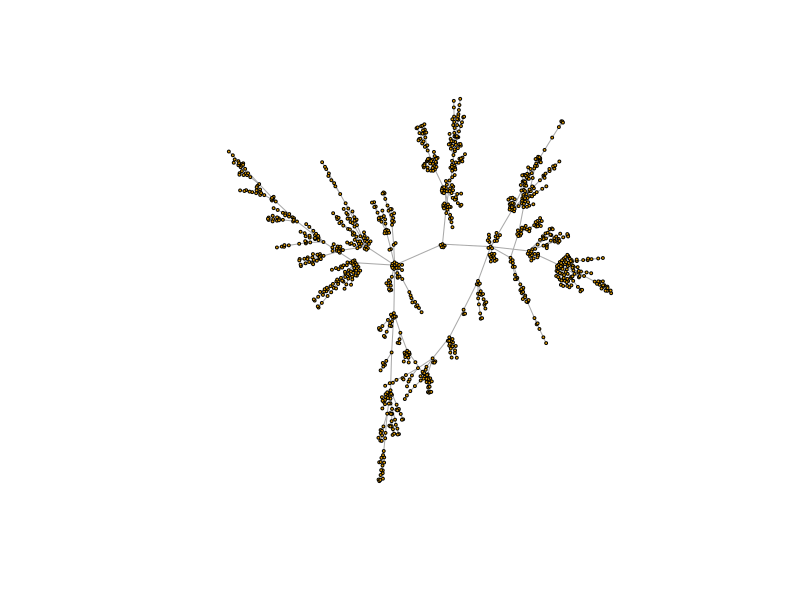

The R script that drew this image:
library(igraph)

set.seed(42)
n <- 1000
m <- 1

g <- sample_pa(n, m=m, directed = FALSE)

layout_fr <- layout_with_fr(g)

plot(g,
     layout = layout_fr,
     vertex.size = 1.5,
     vertex.label = NA,
     edge.arrow.size = 0.1
)

b_centrality <- betweenness(g, directed = FALSE)
most_central_node_id <- which.max(b_centrality)

print(paste("Najbardziej centralny węzeł:", most_central_node_id))
print(paste("Wartość centralności:", b_centrality[most_central_node_id]))

d <- diameter(g, directed = FALSE)

print(paste("Średnica grafu:", d))

# Główna różnica pomiędzy grafem Barabási-Albert, a grafem Erdős-Rényi jest sposób ich tworzenia
# W grafie Erdős-Rényi każda para węzłów ma jednakowe prawdopodobieństwo bycia połączonymi krawędzią. Algorytm tworzący bierze każdą możliwą krawędź i decyduje, czy ją dodać na podstawie ustalonego prawdopodobieństwa p.
# W grafie Barabási-Albert nowe węzły są dodawane jeden po drugim i łączone z istniejącymi węzłami. Prawdopodobieństwo połączenia określane jest przez stopień istniejącego węzła. "Bogatsi stają się jeszcze bogatsi"
